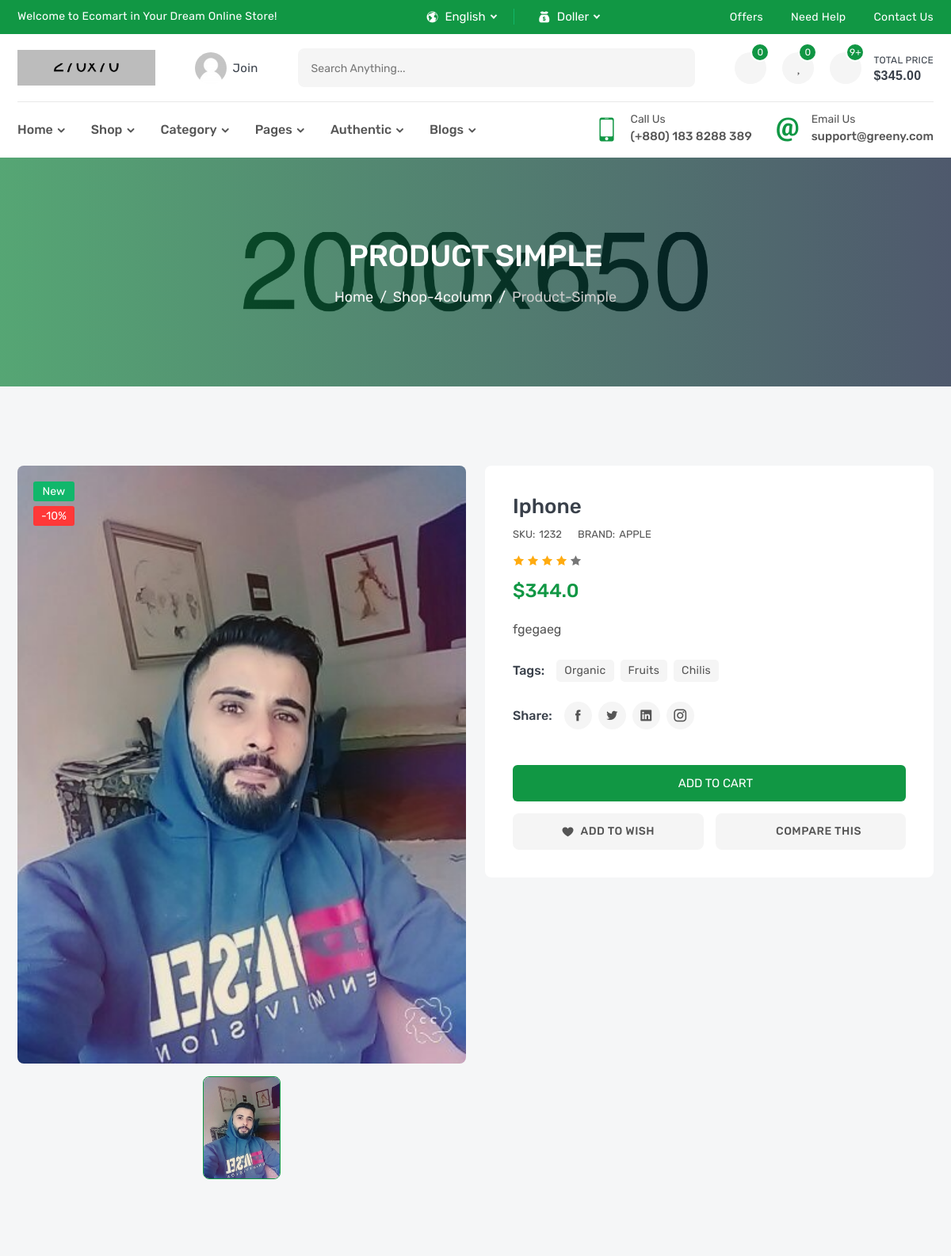
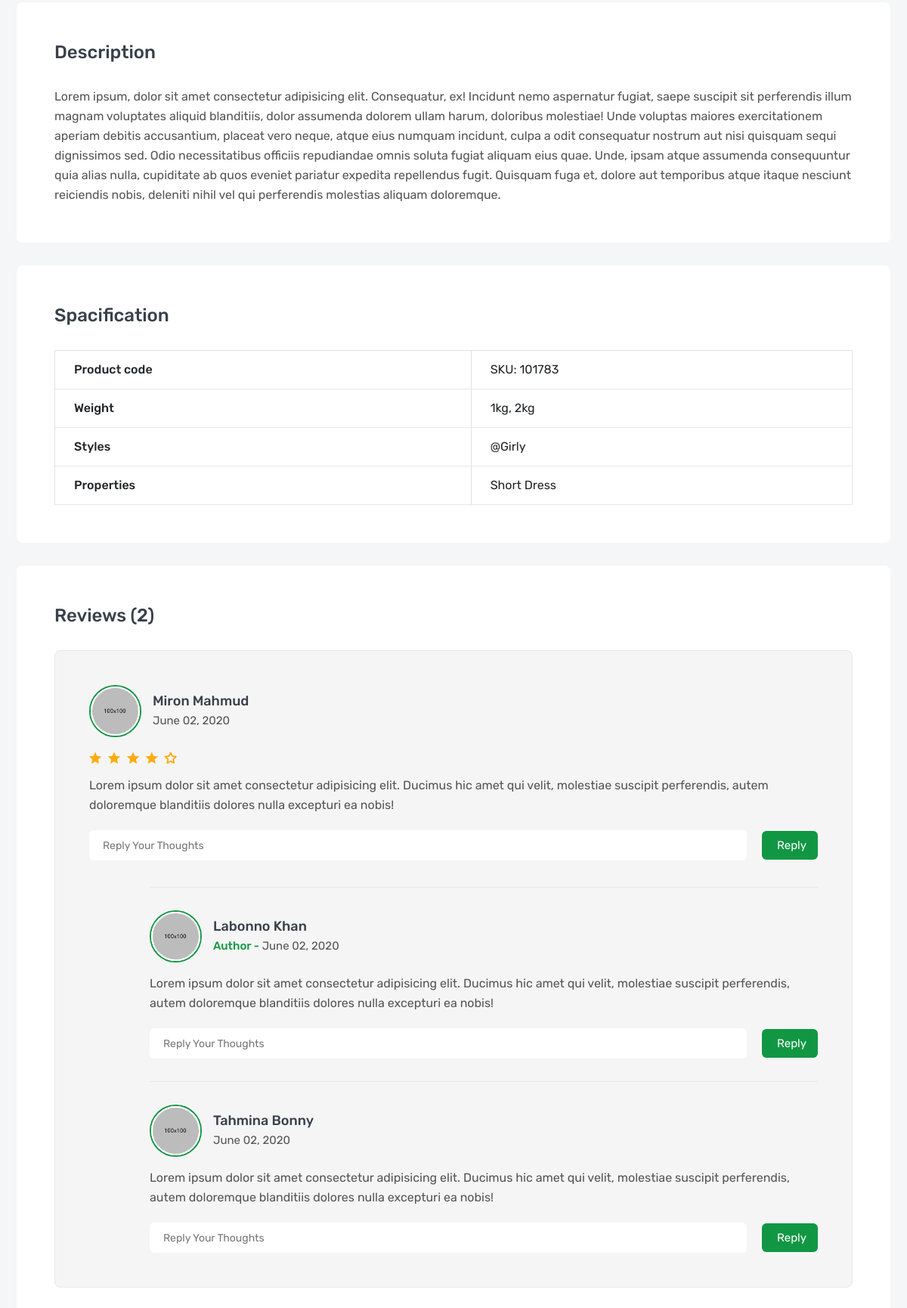
Screenshot of /products/iphone (upper part) with the database file from the repository (2 pictures, top to bottom).
### products/models.py (models this page shows, shortened)
class Product(models.Model):
    name = models.CharField(_('name'),max_length=100)
    description = models.TextField(_('decsription'),max_length=30000)
    sku = models.IntegerField(_('sku'))
    price = models.FloatField(_('price'))
    subtitle = models.TextField(_('subtitle'),max_length=600)
    image = models.ImageField(_('image'),upload_to='products')
    brand = models.ForeignKey('Brand',verbose_name=_('brand'),on_delete=models.CASCADE,related_name='product_brand')
    flag = models.CharField(_('Flag'),max_length=20,choices=FLAG_TYPE)
    tags = TaggableManager()
    slug = models.SlugField(null=True,blank=True)
    def __str__(self):
        return self.name

class ProductsImages(models.Model):
    product = models.ForeignKey(Product,verbose_name=_('product'),related_name='product_images',on_delete=models.CASCADE)
    image = models.ImageField(_('image'),upload_to='product_images')

class Brand(models.Model):
    name = models.CharField(_('name'),max_length=100)
    image = models.ImageField(_('image'),upload_to='brand')
    slug = models.SlugField(null=True,blank=True)
    def __str__(self):
        return self.name

### products/views.py (the view)
# urls.py: path('<slug:slug>',ProductDetail.as_view(),name = 'product_detail'),
class ProductDetail(generic.DetailView):
    model = Product

### products/templates/products/product_detail.html (shortened to what this page needs)
{% extends 'base.html'  %}
{% load static %}
{% block css %}
    <link rel="stylesheet" href="{% static 'ltr/css/product-details.css' %}">
{% endblock css %}
{% block body %}
        <section class="single-banner inner-section" style="background: url(images/single-banner.jpg) no-repeat center;">
            <div class="container">
                <h2>product simple</h2>
                <ol class="breadcrumb">
                    <li class="breadcrumb-item"><a href="index.html">Home</a></li>
                    <li class="breadcrumb-item"><a href="shop-4column.html">shop-4column</a></li>
                    <li class="breadcrumb-item active" aria-current="page">product-simple</li>
                </ol>
            </div>
        </section>
        <section class="inner-section">
            <div class="container">
                <div class="row">
                    <div class="col-lg-6">
                        <div class="details-gallery">
                            <div class="details-label-group">
                                <label class="details-label new">{{object.flag}}</label>
                                <label class="details-label off">-10%</label>
                            </div>
                            <ul class="details-preview">
                                {% for image in object.product_images.all %}
                                <li><img src="{{image.image.url}}" alt="product"></li>
                                {% endfor %}
                            </ul>
                            <ul class="details-thumb">
                                {% for image in object.product_images.all %}
                                <li><img src="{{image.image.url}}" alt="product"></li>
                                {% endfor %}
                            </ul>
                        </div>
                    </div>
                    <div class="col-lg-6">
                        <div class="details-content">
                            <h3 class="details-name"><a href="#">{{object}}</a></h3>
                            <div class="details-meta">
                                <p>SKU:<span>{{object.sku}}</span></p>
                                <p>BRAND:<a href="#">{{object.brand}}</a></p>
                            </div>
                            <div class="details-rating">
                                <i class="active icofont-star"></i>
                                <i class="active icofont-star"></i>
                                <i class="active icofont-star"></i>
                                <i class="active icofont-star"></i>
                                <i class="icofont-star"></i>
                            </div>
                            <h3 class="details-price">
                                <span>${{object.price}}</span>
                            </h3>
                            <p class="details-desc">{{object.subtitle}}</p>
                            <div class="details-list-group">
                                <label class="details-list-title">tags:</label>
                                <ul class="details-tag-list">
                                    <li><a href="#">organic</a></li>
                                    <li><a href="#">fruits</a></li>
                                    <li><a href="#">chilis</a></li>
                                </ul>
                            </div>
                            <div class="details-list-group">
                                <label class="details-list-title">Share:</label>
                                <ul class="details-share-list">
                                    <li><a href="#" class="icofont-facebook" title="Facebook"></a></li>
                                    <li><a href="#" class="icofont-twitter" title="Twitter"></a></li>
                                    <li><a href="#" class="icofont-linkedin" title="Linkedin"></a></li>
                                    <li><a href="#" class="icofont-instagram" title="Instagram"></a></li>
                                </ul>
                            </div>
                            <div class="details-add-group">
                                <button class="product-add" title="Add to Cart">
                                    <i class="fas fa-shopping-basket"></i>
                                    <span>add to cart</span>
                                </button>
                            </div>
                            <div class="details-action-group">
                                <a class="details-wish wish" href="#" title="Add Your Wishlist">
                                    <i class="icofont-heart"></i>
                                    <span>add to wish</span>
                                </a>
                                <a class="details-compare" href="compare.html" title="Compare This Item">
                                    <i class="fas fa-random"></i>
                                    <span>Compare This</span>
                                </a>
                            </div>
                        </div>
                    </div>
                </div>
            </div>
        </section>
        <section class="inner-section">
            <div class="container">
                <div class="row">
                    <div class="col-lg-12">
                        <div class="product-details-frame">
                            <h3 class="frame-title">Description</h3>
                            <div class="tab-descrip">
                                <p>Lorem ipsum, dolor sit amet consectetur adipisicing elit. Consequatur, ex! Incidunt nemo aspernatur fugiat, saepe suscipit sit perferendis illum magnam voluptates aliquid blanditiis, dolor assumenda dolorem ullam harum, doloribus molestiae! Unde voluptas maiores exercitationem aperiam debitis accusantium, placeat vero neque, atque eius numquam incidunt, culpa a odit consequatur nostrum aut nisi quisquam sequi dignissimos sed. Odio necessitatibus officiis repudiandae omnis soluta fugiat aliquam eius quae. Unde, ipsam atque assumenda consequuntur quia alias nulla, cupiditate ab quos eveniet pariatur expedita repellendus fugit. Quisquam fuga et, dolore aut temporibus atque itaque nesciunt reiciendis nobis, deleniti nihil vel qui perferendis molestias aliquam doloremque.</p>
                            </div>
                        </div>
                        <div class="product-details-frame">
                            <h3 class="frame-title">Spacification</h3>
                            <table class="table table-bordered">
                                <tbody>
                                    <tr>
                                        <th scope="row">Product code</th>
                                        <td>SKU: 101783</td>
                                    </tr>
                                    <tr>
                                        <th scope="row">Weight</th>
                                        <td>1kg, 2kg</td>
                                    </tr>
                                    <tr>
                                        <th scope="row">Styles</th>
                                        <td>@Girly</td>
                                    </tr>
                                    <tr>
                                        <th scope="row">Properties</th>
                                        <td>Short Dress</td>
                                    </tr>
                                </tbody>
                            </table>
                        </div>
                        <div class="product-details-frame">
                            <h3 class="frame-title">Reviews (2)</h3>
                            <ul class="review-list">
                                <li class="review-item">
                                    <div class="review-media">
                                        <a class="review-avatar" href="#">
                                            <img src="images/avatar/01.jpg" alt="review">
                                        </a>
                                        <h5 class="review-meta">
                                            <a href="#">miron mahmud</a>
                                            <span>June 02, 2020</span>
                                        </h5>
                                    </div>
                                    <ul class="review-rating">
                                        <li class="icofont-ui-rating"></li>
                                        <li class="icofont-ui-rating"></li>
                                        <li class="icofont-ui-rating"></li>
                                        <li class="icofont-ui-rating"></li>
                                        <li class="icofont-ui-rate-blank"></li>
                                    </ul>
                                    <p class="review-desc">Lorem ipsum dolor sit amet consectetur adipisicing elit. Ducimus hic amet qui velit, molestiae suscipit perferendis, autem doloremque blanditiis dolores nulla excepturi ea nobis!</p>
                                    <form class="review-reply">
                                        <input type="text" placeholder="reply your thoughts">
                                        <button>reply</button>
                                    </form>
                                    <ul class="review-reply-list">
                                        <li class="review-reply-item">
                                            <div class="review-media">
                                                <a class="review-avatar" href="#">
                                                    <img src="images/avatar/02.jpg" alt="review">
                                                </a>
                                                <h5 class="review-meta">
                                                    <a href="#">labonno khan</a>
                                                    <span><b>author -</b> June 02, 2020</span>
                                                </h5>
                                            </div>
                                            <p class="review-desc">Lorem ipsum dolor sit amet consectetur adipisicing elit. Ducimus hic amet qui velit, molestiae suscipit perferendis, autem doloremque blanditiis dolores nulla excepturi ea nobis!</p>
                                            <form class="review-reply">
                                                <input type="text" placeholder="reply your thoughts">
                                                <button>reply</button>
                                            </form>
                                        </li>
                                        <li class="review-reply-item">
                                            <div class="review-media">
                                                <a class="review-avatar" href="#">
                                                    <img src="images/avatar/03.jpg" alt="review">
                                                </a>
                                                <h5 class="review-meta">
                                                    <a href="#">tahmina bonny</a>
                                                    <span>June 02, 2020</span>
                                                </h5>
                                            </div>
                                            <p class="review-desc">Lorem ipsum dolor sit amet consectetur adipisicing elit. Ducimus hic amet qui velit, molestiae suscipit perferendis, autem doloremque blanditiis dolores nulla excepturi ea nobis!</p>
                                            <form class="review-reply">
                                                <input type="text" placeholder="reply your thoughts">
                                                <button>reply</button>
                                            </form>
                                        </li>
                                    </ul>
                                </li>
                            </ul>
                        </div>
                    </div>
                </div>
            </div>
        </section>
        {% endblock body %}

### rows the page displays
Product: flag "New", name "Iphone", sku "1232", brand "APPLE", price "344.0", subtitle "fgegaeg"
ProductsImages: image (picture)
